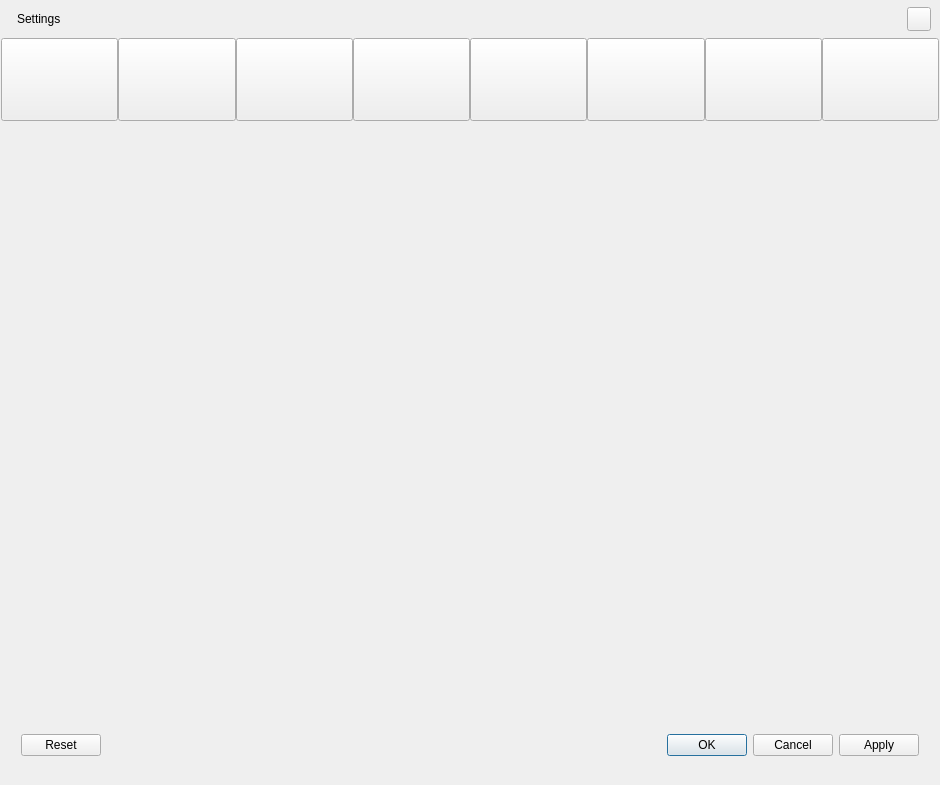
<?xml version="1.0" encoding="UTF-8"?>
<ui version="4.0">
 <class>AFQStudioSettingDialog</class>
 <widget class="QDialog" name="AFQStudioSettingDialog">
  <property name="geometry">
   <rect>
    <x>0</x>
    <y>0</y>
    <width>940</width>
    <height>785</height>
   </rect>
  </property>
  <property name="minimumSize">
   <size>
    <width>940</width>
    <height>760</height>
   </size>
  </property>
  <property name="maximumSize">
   <size>
    <width>940</width>
    <height>16777215</height>
   </size>
  </property>
  <property name="windowTitle">
   <string>Dialog</string>
  </property>
  <property name="styleSheet">
   <string notr="true"/>
  </property>
  <layout class="QVBoxLayout" name="verticalLayout">
   <property name="spacing">
    <number>0</number>
   </property>
   <property name="leftMargin">
    <number>1</number>
   </property>
   <property name="topMargin">
    <number>0</number>
   </property>
   <property name="rightMargin">
    <number>1</number>
   </property>
   <property name="bottomMargin">
    <number>0</number>
   </property>
   <item>
    <widget class="QWidget" name="widget_SettingTop" native="true">
     <property name="minimumSize">
      <size>
       <width>0</width>
       <height>38</height>
      </size>
     </property>
     <property name="maximumSize">
      <size>
       <width>16777215</width>
       <height>38</height>
      </size>
     </property>
     <layout class="QHBoxLayout" name="horizontalLayout_2">
      <property name="leftMargin">
       <number>16</number>
      </property>
      <property name="topMargin">
       <number>6</number>
      </property>
      <property name="rightMargin">
       <number>8</number>
      </property>
      <property name="bottomMargin">
       <number>6</number>
      </property>
      <item>
       <widget class="QLabel" name="label_Title">
        <property name="minimumSize">
         <size>
          <width>0</width>
          <height>24</height>
         </size>
        </property>
        <property name="maximumSize">
         <size>
          <width>16777215</width>
          <height>24</height>
         </size>
        </property>
        <property name="text">
         <string>Settings</string>
        </property>
        <property name="labelType" stdset="0">
         <string>labelTitle</string>
        </property>
       </widget>
      </item>
      <item>
       <spacer name="horizontalSpacer_4">
        <property name="orientation">
         <enum>Qt::Horizontal</enum>
        </property>
        <property name="sizeHint" stdset="0">
         <size>
          <width>793</width>
          <height>20</height>
         </size>
        </property>
       </spacer>
      </item>
      <item>
       <widget class="QPushButton" name="pushButton_Close">
        <property name="enabled">
         <bool>true</bool>
        </property>
        <property name="minimumSize">
         <size>
          <width>24</width>
          <height>24</height>
         </size>
        </property>
        <property name="maximumSize">
         <size>
          <width>24</width>
          <height>24</height>
         </size>
        </property>
        <property name="text">
         <string/>
        </property>
        <property name="iconSize">
         <size>
          <width>11</width>
          <height>11</height>
         </size>
        </property>
        <property name="buttonType" stdset="0">
         <string>closeButton</string>
        </property>
       </widget>
      </item>
     </layout>
    </widget>
   </item>
   <item>
    <widget class="QWidget" name="widget_SettingTab" native="true">
     <layout class="QHBoxLayout" name="horizontalLayout">
      <property name="spacing">
       <number>0</number>
      </property>
      <property name="leftMargin">
       <number>0</number>
      </property>
      <property name="topMargin">
       <number>0</number>
      </property>
      <property name="rightMargin">
       <number>0</number>
      </property>
      <property name="bottomMargin">
       <number>0</number>
      </property>
      <item>
       <widget class="AFQSettingTabButton" name="tabButtonProgram">
        <property name="sizePolicy">
         <sizepolicy hsizetype="Expanding" vsizetype="Fixed">
          <horstretch>0</horstretch>
          <verstretch>0</verstretch>
         </sizepolicy>
        </property>
        <property name="minimumSize">
         <size>
          <width>117</width>
          <height>83</height>
         </size>
        </property>
        <property name="maximumSize">
         <size>
          <width>16777215</width>
          <height>83</height>
         </size>
        </property>
        <property name="styleSheet">
         <string notr="true"/>
        </property>
        <property name="text">
         <string/>
        </property>
        <property name="checkable">
         <bool>true</bool>
        </property>
        <property name="checked">
         <bool>false</bool>
        </property>
        <property name="buttonType" stdset="0">
         <string>settingTabButton</string>
        </property>
       </widget>
      </item>
      <item>
       <widget class="AFQSettingTabButton" name="tabButtonStream">
        <property name="sizePolicy">
         <sizepolicy hsizetype="Expanding" vsizetype="Fixed">
          <horstretch>0</horstretch>
          <verstretch>0</verstretch>
         </sizepolicy>
        </property>
        <property name="minimumSize">
         <size>
          <width>117</width>
          <height>83</height>
         </size>
        </property>
        <property name="maximumSize">
         <size>
          <width>16777215</width>
          <height>83</height>
         </size>
        </property>
        <property name="styleSheet">
         <string notr="true"/>
        </property>
        <property name="text">
         <string/>
        </property>
        <property name="checkable">
         <bool>true</bool>
        </property>
        <property name="buttonType" stdset="0">
         <string>settingTabButton</string>
        </property>
       </widget>
      </item>
      <item>
       <widget class="AFQSettingTabButton" name="tabButtonOutput">
        <property name="sizePolicy">
         <sizepolicy hsizetype="Expanding" vsizetype="Fixed">
          <horstretch>0</horstretch>
          <verstretch>0</verstretch>
         </sizepolicy>
        </property>
        <property name="minimumSize">
         <size>
          <width>117</width>
          <height>83</height>
         </size>
        </property>
        <property name="maximumSize">
         <size>
          <width>16777215</width>
          <height>83</height>
         </size>
        </property>
        <property name="styleSheet">
         <string notr="true"/>
        </property>
        <property name="text">
         <string/>
        </property>
        <property name="checkable">
         <bool>true</bool>
        </property>
        <property name="buttonType" stdset="0">
         <string>settingTabButton</string>
        </property>
       </widget>
      </item>
      <item>
       <widget class="AFQSettingTabButton" name="tabButtonAudio">
        <property name="sizePolicy">
         <sizepolicy hsizetype="Expanding" vsizetype="Fixed">
          <horstretch>0</horstretch>
          <verstretch>0</verstretch>
         </sizepolicy>
        </property>
        <property name="minimumSize">
         <size>
          <width>117</width>
          <height>83</height>
         </size>
        </property>
        <property name="maximumSize">
         <size>
          <width>16777215</width>
          <height>83</height>
         </size>
        </property>
        <property name="styleSheet">
         <string notr="true"/>
        </property>
        <property name="text">
         <string/>
        </property>
        <property name="checkable">
         <bool>true</bool>
        </property>
        <property name="buttonType" stdset="0">
         <string>settingTabButton</string>
        </property>
       </widget>
      </item>
      <item>
       <widget class="AFQSettingTabButton" name="tabButtonVideo">
        <property name="sizePolicy">
         <sizepolicy hsizetype="Expanding" vsizetype="Fixed">
          <horstretch>0</horstretch>
          <verstretch>0</verstretch>
         </sizepolicy>
        </property>
        <property name="minimumSize">
         <size>
          <width>117</width>
          <height>83</height>
         </size>
        </property>
        <property name="maximumSize">
         <size>
          <width>16777215</width>
          <height>83</height>
         </size>
        </property>
        <property name="styleSheet">
         <string notr="true"/>
        </property>
        <property name="text">
         <string/>
        </property>
        <property name="checkable">
         <bool>true</bool>
        </property>
        <property name="buttonType" stdset="0">
         <string>settingTabButton</string>
        </property>
       </widget>
      </item>
      <item>
       <widget class="AFQSettingTabButton" name="tabButtonHotkeys">
        <property name="sizePolicy">
         <sizepolicy hsizetype="Expanding" vsizetype="Fixed">
          <horstretch>0</horstretch>
          <verstretch>0</verstretch>
         </sizepolicy>
        </property>
        <property name="minimumSize">
         <size>
          <width>117</width>
          <height>83</height>
         </size>
        </property>
        <property name="maximumSize">
         <size>
          <width>16777215</width>
          <height>83</height>
         </size>
        </property>
        <property name="styleSheet">
         <string notr="true"/>
        </property>
        <property name="text">
         <string/>
        </property>
        <property name="checkable">
         <bool>true</bool>
        </property>
        <property name="buttonType" stdset="0">
         <string>settingTabButton</string>
        </property>
       </widget>
      </item>
      <item>
       <widget class="AFQSettingTabButton" name="tabButtonAccessibilty">
        <property name="sizePolicy">
         <sizepolicy hsizetype="Expanding" vsizetype="Fixed">
          <horstretch>0</horstretch>
          <verstretch>0</verstretch>
         </sizepolicy>
        </property>
        <property name="minimumSize">
         <size>
          <width>117</width>
          <height>83</height>
         </size>
        </property>
        <property name="maximumSize">
         <size>
          <width>16777215</width>
          <height>83</height>
         </size>
        </property>
        <property name="styleSheet">
         <string notr="true"/>
        </property>
        <property name="text">
         <string/>
        </property>
        <property name="checkable">
         <bool>true</bool>
        </property>
        <property name="buttonType" stdset="0">
         <string>settingTabButton</string>
        </property>
       </widget>
      </item>
      <item>
       <widget class="AFQSettingTabButton" name="tabButtonAdvanced">
        <property name="sizePolicy">
         <sizepolicy hsizetype="Expanding" vsizetype="Fixed">
          <horstretch>0</horstretch>
          <verstretch>0</verstretch>
         </sizepolicy>
        </property>
        <property name="minimumSize">
         <size>
          <width>117</width>
          <height>83</height>
         </size>
        </property>
        <property name="maximumSize">
         <size>
          <width>16777215</width>
          <height>83</height>
         </size>
        </property>
        <property name="styleSheet">
         <string notr="true"/>
        </property>
        <property name="text">
         <string/>
        </property>
        <property name="checkable">
         <bool>true</bool>
        </property>
        <property name="buttonType" stdset="0">
         <string>settingTabButton</string>
        </property>
       </widget>
      </item>
     </layout>
    </widget>
   </item>
   <item>
    <widget class="QWidget" name="widget_SettingArea" native="true">
     <property name="styleSheet">
      <string notr="true"/>
     </property>
     <layout class="QHBoxLayout" name="horizontalLayout_3">
      <property name="spacing">
       <number>0</number>
      </property>
      <property name="leftMargin">
       <number>1</number>
      </property>
      <property name="topMargin">
       <number>0</number>
      </property>
      <property name="rightMargin">
       <number>1</number>
      </property>
      <property name="bottomMargin">
       <number>0</number>
      </property>
      <item>
       <widget class="QStackedWidget" name="stackedWidget">
        <property name="minimumSize">
         <size>
          <width>940</width>
          <height>0</height>
         </size>
        </property>
        <property name="maximumSize">
         <size>
          <width>940</width>
          <height>16777215</height>
         </size>
        </property>
        <property name="styleSheet">
         <string notr="true"/>
        </property>
        <property name="currentIndex">
         <number>0</number>
        </property>
        <widget class="QWidget" name="programSettingArea">
         <property name="styleSheet">
          <string notr="true"/>
         </property>
        </widget>
        <widget class="QWidget" name="streamSettingArea"/>
        <widget class="QWidget" name="outputSettingArea"/>
        <widget class="QWidget" name="audioSettingArea"/>
        <widget class="QWidget" name="videoSettingArea"/>
        <widget class="QWidget" name="hotkeysSettingArea"/>
        <widget class="QWidget" name="accessibiltySettingArea">
         <property name="styleSheet">
          <string notr="true"/>
         </property>
        </widget>
        <widget class="QWidget" name="advancedSettingArea"/>
       </widget>
      </item>
     </layout>
    </widget>
   </item>
   <item>
    <widget class="QWidget" name="widget_SettingBottom" native="true">
     <layout class="QHBoxLayout" name="horizontalLayout_5">
      <property name="spacing">
       <number>0</number>
      </property>
      <property name="leftMargin">
       <number>20</number>
      </property>
      <property name="topMargin">
       <number>0</number>
      </property>
      <property name="rightMargin">
       <number>20</number>
      </property>
      <property name="bottomMargin">
       <number>0</number>
      </property>
      <item>
       <widget class="QDialogButtonBox" name="buttonBox">
        <property name="minimumSize">
         <size>
          <width>0</width>
          <height>80</height>
         </size>
        </property>
        <property name="maximumSize">
         <size>
          <width>16777215</width>
          <height>80</height>
         </size>
        </property>
        <property name="standardButtons">
         <set>QDialogButtonBox::Apply|QDialogButtonBox::Cancel|QDialogButtonBox::Ok|QDialogButtonBox::Reset</set>
        </property>
       </widget>
      </item>
     </layout>
    </widget>
   </item>
  </layout>
 </widget>
 <customwidgets>
  <customwidget>
   <class>AFQSettingTabButton</class>
   <extends>QPushButton</extends>
   <header>PopupWindows/SettingPopup/CSettingTabButton.h</header>
  </customwidget>
 </customwidgets>
 <resources>
  <include location="aneta-main-resource.qrc"/>
 </resources>
 <connections/>
</ui>
